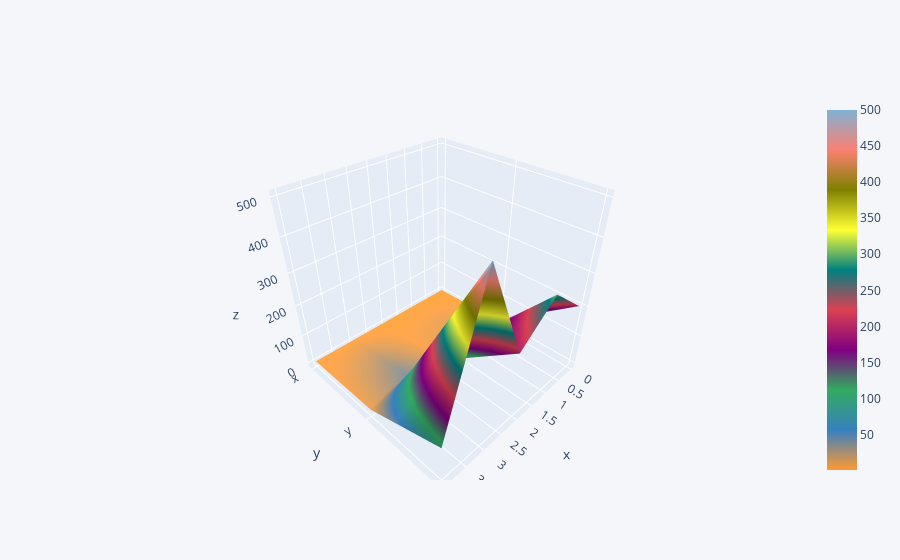

Here is the notebook cell this chart was saved with:
### Code cell
df3.iplot(kind='surface')

### Figure 1 — Plotly figure (JSON) as saved in the notebook; plotly's stock layout.template omitted (floating-point values rounded to 4 significant figures)
{"data": [{"colorscale": [[0, "rgb(255, 153, 51)"], [0.1111, "rgb(55, 128, 191)"], [0.2222, "rgb(50, 171, 96)"], [0.3333, "rgb(128, 0, 128)"], [0.4444, "rgb(219, 64, 82)"], [0.5556, "rgb(0, 128, 128)"], [0.6667, "rgb(255, 255, 51)"], [0.7778, "rgb(128, 128, 0)"], [0.8889, "rgb(251, 128, 114)"], [1, "rgb(128, 177, 211)"]], "type": "surface", "x": [0, 1, 2, 3, 4], "y": ["x", "y", "z"], "z": [[1, 2, 3, 4, 5], [10, 20, 10, 40, 10], [200, 300, 200, 500, 100]]}], "layout": {"legend": {"bgcolor": "#F5F6F9", "font": {"color": "#4D5663"}}, "paper_bgcolor": "#F5F6F9", "plot_bgcolor": "#F5F6F9", "title": {"font": {"color": "#4D5663"}}, "xaxis": {"gridcolor": "#E1E5ED", "showgrid": true, "tickfont": {"color": "#4D5663"}, "title": {"font": {"color": "#4D5663"}, "text": ""}, "zerolinecolor": "#E1E5ED"}, "yaxis": {"gridcolor": "#E1E5ED", "showgrid": true, "tickfont": {"color": "#4D5663"}, "title": {"font": {"color": "#4D5663"}, "text": ""}, "zerolinecolor": "#E1E5ED"}}}
